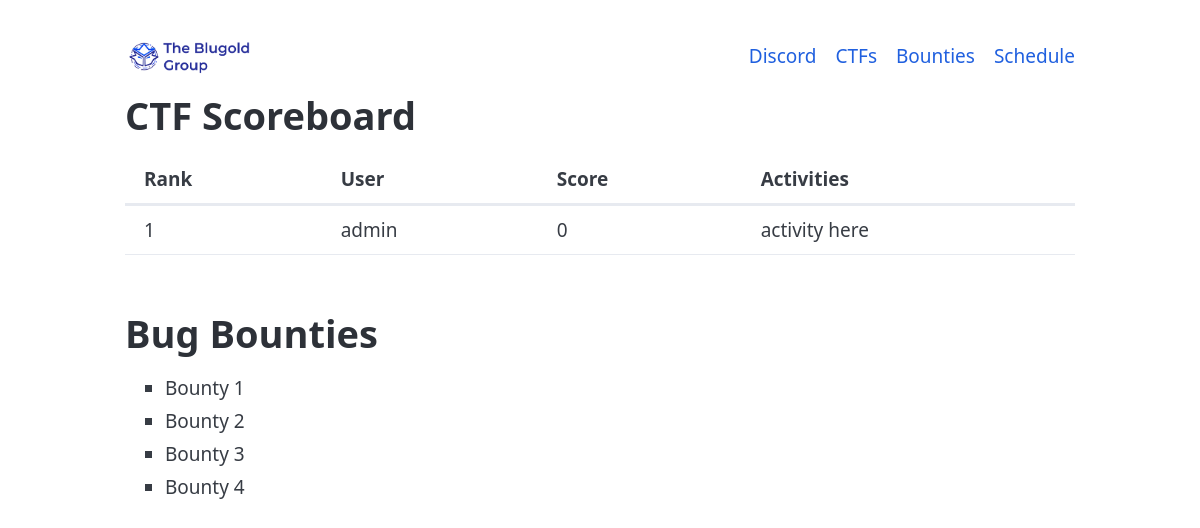
/scoreboard, run on an earlier commit of the app's database.
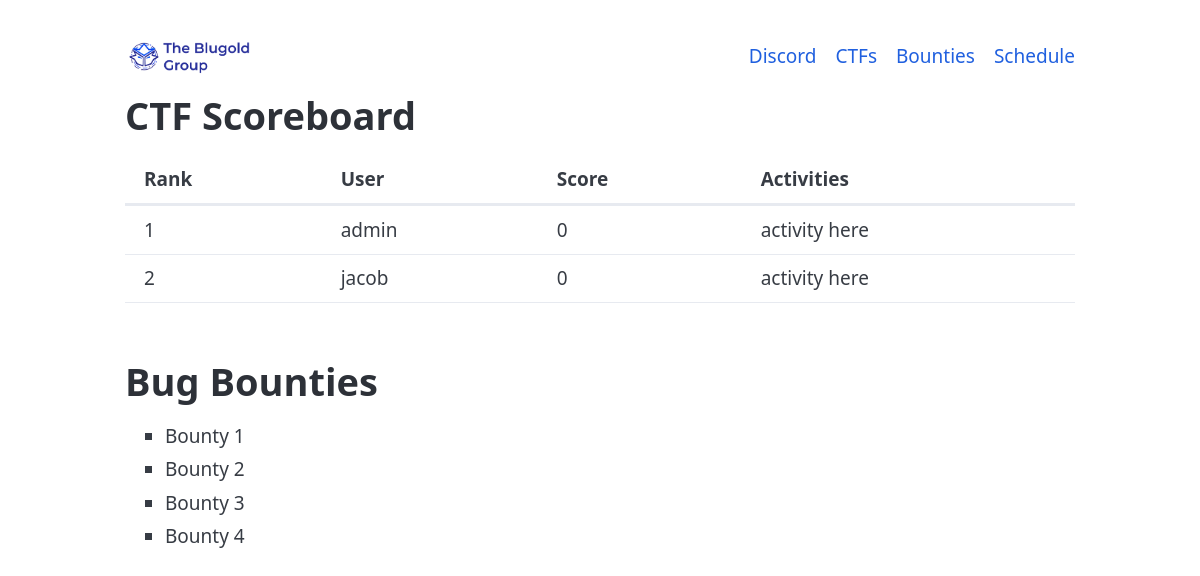
And on a later commit of the database.
### tables this page shows
CREATE TABLE users (
            id INTEGER PRIMARY KEY AUTOINCREMENT,
            username TEXT UNIQUE NOT NULL,
            password TEXT NOT NULL,
            otp_secret TEXT NOT NULL,
            lock_permissions TEXT NOT NULL,
            is_admin INTEGER DEFAULT 0
        );

### app.py (the view)
@app.route("/scoreboard")
def scoreboard():
    users = query_db('SELECT * FROM users')
    user_scores = []
    for user in users:
        score = 0
        user_activities = query_db('''
            SELECT a.points
            FROM user_activities ua
            JOIN activities a ON ua.activity_id = a.id
            WHERE ua.user_id = ?
        ''', [user['id']])
        score = sum(activity['points'] for activity in user_activities)
        user_scores.append((user, score))
    user_scores = sorted(user_scores, key=lambda x: x[1], reverse=True)
    return render_template("scoreboard.html", user_scores=user_scores)

### app.py (called while the page is built)
def query_db(query, args=(), one=False):
    with sqlite3.connect(DATABASE) as conn:
        conn.row_factory = sqlite3.Row
        cursor = conn.cursor()
        cursor.execute(query, args)
        rv = cursor.fetchall()
        conn.commit()
        return (rv[0] if rv else None) if one else rv

### templates/scoreboard.html (shortened to what this page needs)
<!DOCTYPE html>
<html lang="en">
<head>
    <link rel="stylesheet" href="/static/css/pico.blue.min.css">
</head>
<body>
    <main class="container">
        <nav>
            <ul>
                <li><a href="/"><img style="height:15%;width:23%;" src="/static/images/logo_with_words.png" alt="Blugold Group Logo"></a></li>
            </ul>
            <ul>
                <li><a href="https://discord.gg/9JYZCTFz">Discord</a></li>
                <li><a href="/ctf">CTFs</a></li>
                <li><a href="/bounties">Bounties</a></li>
                <li><a href="/schedule">Schedule</a></li>
            </ul>
        </nav>
    <h1>CTF Scoreboard</h1>
    <table>
        <thead>
            <tr>
                <th>Rank</th>
                <th>User</th>
                <th>Score</th>
                <th>Activities</th>
            </tr>
        </thead>
        <tbody>
            {% for user, score in user_scores %}
            <tr>
                <td>{{ loop.index }}</td>
                <td>{{ user.username }}</td>
                <td>{{ score }}</td>
                <td>activity here</td>
            </tr>
            {% endfor %}
        </tbody>
    </table>
    <table>
        <h1>Bug Bounties</h1>
        <ul>
            <li>Bounty 1</li>
            <li>Bounty 2</li>
            <li>Bounty 3</li>
            <li>Bounty 4</li>
        </ul>
    </table>
</main>
</body>
</html>

What changed in the data, as far as the page shows it:
added users: username "jacob", score "0"
